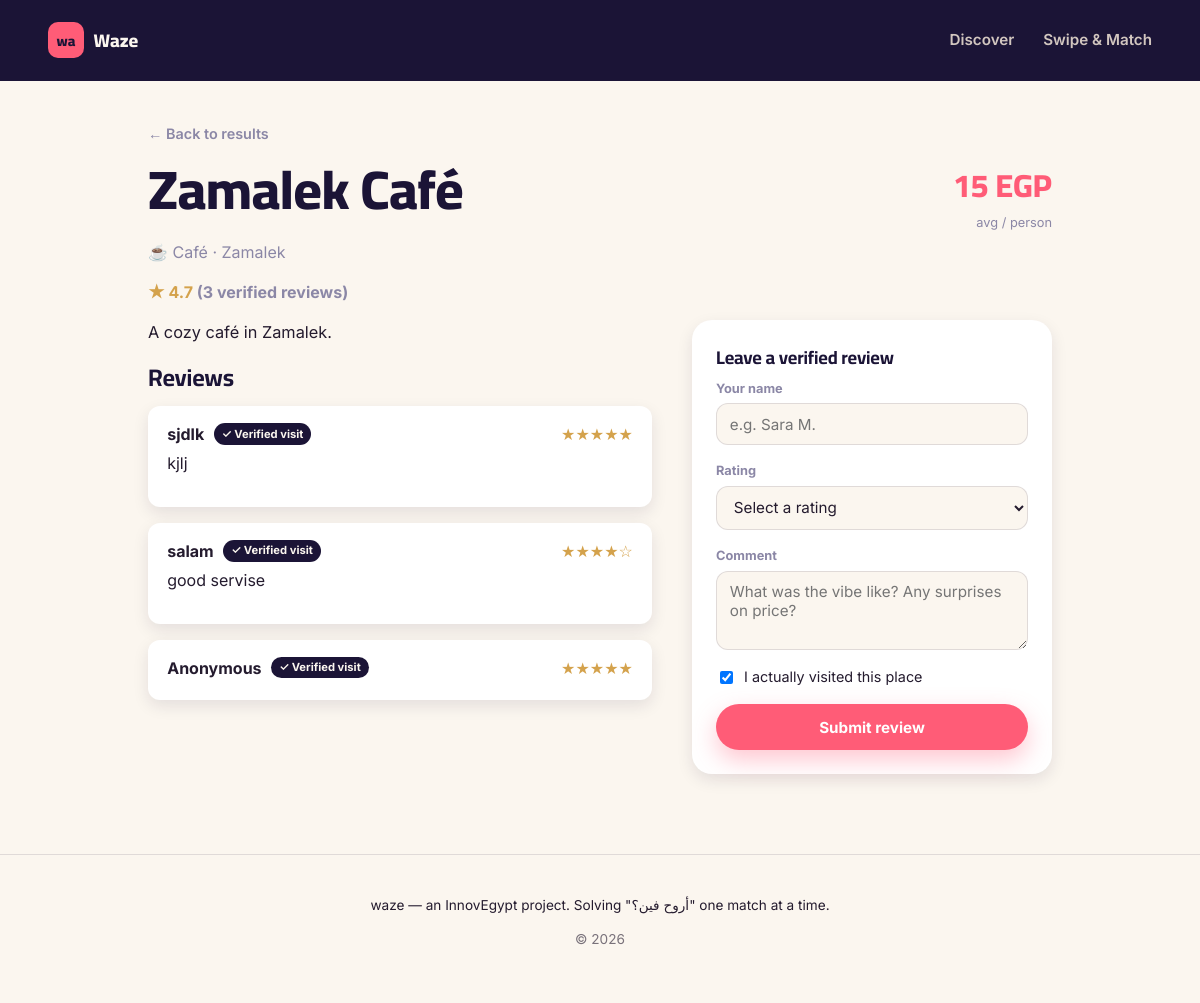
The page /place/1 on the database its author committed.
### tables this page shows
CREATE TABLE place (
    id INTEGER PRIMARY KEY AUTOINCREMENT,
    name TEXT NOT NULL,
    description TEXT,
    category_id INTEGER NOT NULL,
    area TEXT NOT NULL,               -- Cairo neighborhood, e.g. "Zamalek"
    price_per_person INTEGER NOT NULL, -- EGP, avg spend per person
    image_url TEXT,
    is_hidden_gem INTEGER DEFAULT 0,   -- flag for "hidden gems" discovery cluster
    is_verified INTEGER DEFAULT 1,     -- verified partner (business partnership cluster)
    lat REAL,
    lng REAL,
    created_at TEXT DEFAULT CURRENT_TIMESTAMP,
    FOREIGN KEY (category_id) REFERENCES category (id)
);

CREATE TABLE category (
    id INTEGER PRIMARY KEY AUTOINCREMENT,
    name TEXT NOT NULL UNIQUE,
    icon TEXT NOT NULL DEFAULT '📍'
);

CREATE TABLE review (
    id INTEGER PRIMARY KEY AUTOINCREMENT,
    place_id INTEGER NOT NULL,
    reviewer_name TEXT NOT NULL,
    rating INTEGER NOT NULL CHECK (rating BETWEEN 1 AND 5),
    comment TEXT,
    verified_visit INTEGER DEFAULT 1,
    created_at TEXT DEFAULT CURRENT_TIMESTAMP,
    FOREIGN KEY (place_id) REFERENCES place (id) ON DELETE CASCADE
);

### dejavu_mvp/app.py (the view)
@app.route("/place/<int:place_id>")
def place_detail(place_id):
    place = query_db(
        """SELECT p.*, c.name AS category_name, c.icon AS category_icon
           FROM place p JOIN category c ON c.id = p.category_id
           WHERE p.id = ?""",
        (place_id,),
        one=True,
    )
    if not place:
        flash("Place not found.", "error")
        return redirect(url_for("discover"))
    vibes = query_db(
        """SELECT v.* FROM vibe v
           JOIN place_vibe pv ON pv.vibe_id = v.id
           WHERE pv.place_id = ?""",
        (place_id,),
    )
    reviews = query_db(
        "SELECT * FROM review WHERE place_id = ? ORDER BY created_at DESC", (place_id,)
    )
    avg_rating_row = query_db(
        "SELECT ROUND(AVG(rating),1) AS avg_rating, COUNT(*) AS cnt FROM review WHERE place_id = ?",
        (place_id,),
        one=True,
    )
    return render_template(
        "place_detail.html",
        place=place,
        vibes=vibes,
        reviews=reviews,
        avg_rating=avg_rating_row["avg_rating"],
        review_count=avg_rating_row["cnt"],
    )

### dejavu_mvp/app.py (called while the page is built)
def get_db():
    if "db" not in g:
        g.db = sqlite3.connect(DATABASE)
        g.db.row_factory = sqlite3.Row
        g.db.execute("PRAGMA foreign_keys = ON")
    return g.db

def query_db(query, args=(), one=False):
    cur = get_db().execute(query, args)
    rv = cur.fetchall()
    cur.close()
    return (rv[0] if rv else None) if one else rv

@app.context_processor
def inject_globals():
    categories = query_db("SELECT * FROM category ORDER BY name")
    vibes = query_db("SELECT * FROM vibe ORDER BY name")
    return dict(nav_categories=categories, nav_vibes=vibes, current_year=datetime.now().year)

### dejavu_mvp/templates/place_detail.html (shortened to what this page needs)
{% extends "layout.html" %}
{% block content %}
<section class="detail-head">
  <a href="{{ url_for('discover') }}" class="back-link">← Back to results</a>
  <div class="detail-title-row">
    <div>
      <h1>{{ place['name'] }}</h1>
      <p class="detail-meta">{{ place['category_icon'] }} {{ place['category_name'] }} · {{ place['area'] }}</p>
    </div>
    <div class="detail-price-box">
      <span class="detail-price">{{ place['price_per_person'] }} EGP</span>
      <span class="detail-price-label">avg / person</span>
    </div>
  </div>
  {% if avg_rating %}
  <p class="detail-rating">★ {{ avg_rating }} <span class="muted">({{ review_count }} verified review{{ 's' if review_count != 1 else '' }})</span></p>
  {% endif %}
</section>
<section class="detail-body">
  <div class="detail-main">
    <p class="detail-desc">{{ place['description'] }}</p>
    <h2>Reviews</h2>
    {% if reviews %}
    <div class="review-list">
      {% for r in reviews %}
      <div class="review-item">
        <div class="review-item-head">
          <strong>{{ r['reviewer_name'] }}</strong>
          {% if r['verified_visit'] %}<span class="verified-tag">✓ Verified visit</span>{% endif %}
          <span class="review-stars">{{ '★' * r['rating'] }}{{ '☆' * (5 - r['rating']) }}</span>
        </div>
        {% if r['comment'] %}<p>{{ r['comment'] }}</p>{% endif %}
      </div>
      {% endfor %}
    </div>
    {% else %}
    <p class="muted">No reviews yet — be the first to share how it went.</p>
    {% endif %}
  </div>
  <aside class="review-form-box">
    <h3>Leave a verified review</h3>
    <form method="post" action="{{ url_for('add_review', place_id=place['id']) }}">
      <div class="filter-group">
        <label for="reviewer_name">Your name</label>
        <input type="text" id="reviewer_name" name="reviewer_name" placeholder="e.g. Sara M.">
      </div>
      <div class="filter-group">
        <label for="rating">Rating</label>
        <select id="rating" name="rating" required>
          <option value="">Select a rating</option>
        </select>
      </div>
      <div class="filter-group">
        <label for="comment">Comment</label>
        <textarea id="comment" name="comment" rows="3" placeholder="What was the vibe like? Any surprises on price?"></textarea>
      </div>
      <label class="checkbox-row">
        <input type="checkbox" id="verified_visit" name="verified_visit" checked>
        <span>I actually visited this place</span>
      </label>
      <button type="submit" class="btn btn-primary btn-block">Submit review</button>
    </form>
  </aside>
</section>
{% endblock %}

### dejavu_mvp/static/css/style.css (style rules this page uses)
:root { --night: #1B1436; --night-2: #241B47; --sand: #F2E6D8; --sand-2: #FBF6EF; --coral: #FF5C77; --coral-dark: #E0435D; --gold: #D4A24C; --violet-grey: #8B87A6; --ink: #241B2E; --line: rgba(27, 20, 54, 0.12); --shadow-lg: 0 24px 48px rgba(27, 20, 54, 0.16); --shadow-sm: 0 6px 16px rgba(27, 20, 54, 0.10); --radius: 20px; --radius-sm: 12px; --font-display: "Cairo", "Inter", sans-serif; --font-body: "Inter", sans-serif; }
* { box-sizing: border-box; }
html { scroll-behavior: smooth; }
body { margin: 0; background: var(--sand-2); color: var(--ink); font-family: var(--font-body); line-height: 1.5; -webkit-font-smoothing: antialiased; }
h1, h2, h3 { font-family: var(--font-display); font-weight: 700; color: var(--night); margin: 0 0 0.4em; letter-spacing: -0.01em; }
h1 { font-size: clamp(2.2rem, 5vw, 3.4rem); line-height: 1.05; font-weight: 800; }
h2 { font-size: 1.5rem; }
h3 { font-size: 1.15rem; }
p { margin: 0 0 1em; color: var(--ink); }
.muted { color: var(--violet-grey); }
a { color: inherit; text-decoration: none; }
.btn { display: inline-flex; align-items: center; justify-content: center; padding: 0.85rem 1.6rem; border-radius: 999px; font-weight: 700; font-size: 0.95rem; border: none; cursor: pointer; transition: transform 0.15s ease, box-shadow 0.15s ease; font-family: var(--font-body); }
.btn-primary { background: var(--coral); color: #fff; box-shadow: 0 10px 24px rgba(255, 92, 119, 0.35); }
.btn-block { width: 100%; }
input, select, textarea { font-family: var(--font-body); font-size: 0.95rem; padding: 0.65rem 0.8rem; border: 1.5px solid var(--line); border-radius: var(--radius-sm); background: var(--sand-2); color: var(--ink); width: 100%; }
.filter-group { margin-bottom: 1rem; display: flex; flex-direction: column; gap: 0.35rem; }
.filter-group label { font-size: 0.8rem; font-weight: 700; color: var(--violet-grey); }
.detail-head { max-width: 1000px; margin: 2.5rem auto 0; padding: 0 4vw; }
.back-link { color: var(--violet-grey); font-weight: 600; font-size: 0.9rem; }
.detail-title-row { display: flex; justify-content: space-between; align-items: flex-start; gap: 1rem; margin-top: 1rem; flex-wrap: wrap; }
.detail-meta { color: var(--violet-grey); }
.detail-price-box { text-align: right; }
.detail-price { display: block; font-family: var(--font-display); font-size: 2rem; font-weight: 800; color: var(--coral); }
.detail-price-label { font-size: 0.8rem; color: var(--violet-grey); }
.detail-rating { font-weight: 700; color: var(--gold); }
.detail-body { max-width: 1000px; margin: 1rem auto 5rem; padding: 0 4vw; display: grid; grid-template-columns: 1.4fr 1fr; gap: 2.5rem; align-items: start; }
.detail-desc { font-size: 1.02rem; }
.review-list { display: flex; flex-direction: column; gap: 1rem; }
.review-item { background: #fff; border-radius: var(--radius-sm); padding: 1rem 1.2rem; box-shadow: var(--shadow-sm); }
.review-item-head { display: flex; align-items: center; gap: 0.6rem; flex-wrap: wrap; margin-bottom: 0.3rem; }
.review-stars { color: var(--gold); margin-left: auto; }
.verified-tag { background: var(--night); color: var(--sand-2); font-size: 0.7rem; font-weight: 700; padding: 0.15rem 0.5rem; border-radius: 999px; }
.review-form-box { background: #fff; border-radius: var(--radius); padding: 1.5rem; box-shadow: var(--shadow-sm); position: sticky; top: 1.5rem; }
.checkbox-row { display: flex; align-items: center; gap: 0.5rem; margin-bottom: 1rem; font-size: 0.9rem; }
.checkbox-row input { width: auto; }

### rows shown on the page
place: name "Zamalek Café", area "Zamalek", price_per_person "15", description "A cozy café in Zamalek."
category: category_icon "☕", category_name "Café"
review: reviewer_name "sjdlk", verified_visit "✓ Verified visit", rating "★★★★★", comment "kjlj"
review: reviewer_name "salam", verified_visit "✓ Verified visit", rating "★★★★", rating "☆", comment "good servise"
review: reviewer_name "Anonymous", verified_visit "✓ Verified visit", rating "★★★★★"

### other values the page prints
{{ avg_rating }} "4.7"
{{ review_count }} "3"
{{ 's' if review_count != 1 else '' }} "s"
